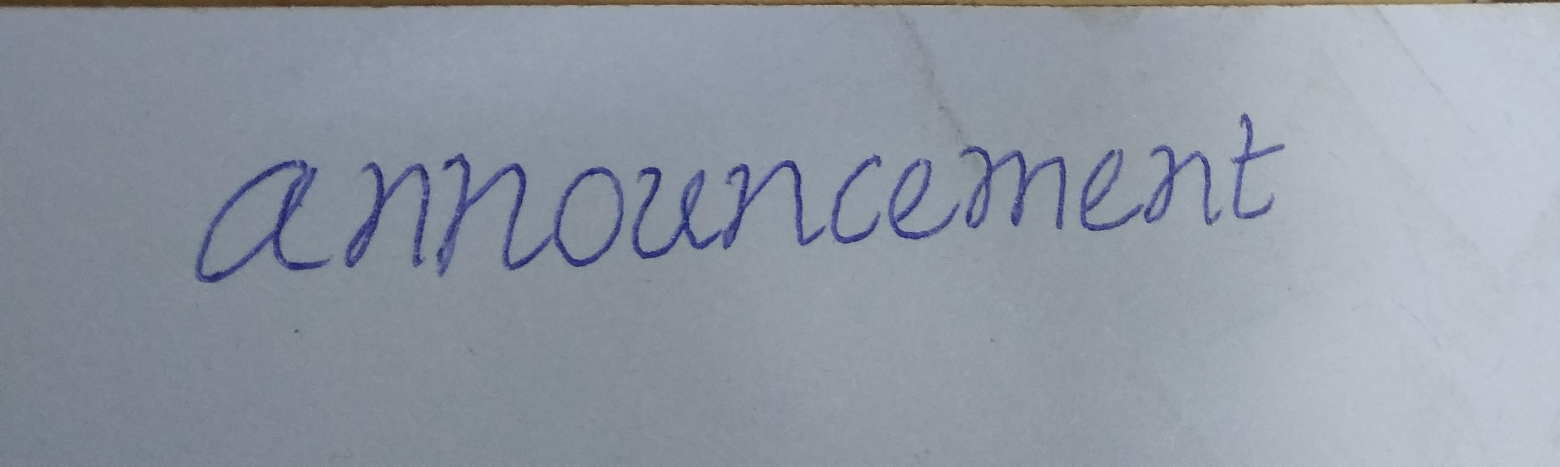
#> input picture input.jpg, 3120 x 933 px, found by its file name (shown at 1/2 size)
$ jupyter execute --allow-errors characterSegmentation-Copy1.ipynb   (older library calls are emulated)
#> lines starting #> are read from the running program, lines starting #| are printed output that depends on the picture; after the words box and inside, x2 and y2 are one past the last pixel; in counts of white or black regions, pixels touching at a corner belong together
[cell 1]
import cv2
import numpy as np
import imutils

[cell 2]
def disp(imag):
    cv2.imshow("image", imag)
    cv2.waitKey(0)
    cv2.destroyAllWindows()

[cell 3]
img_original= cv2.imread(r"C:\Users\vishn\OneDrive\Desktop\input.jpg")
#> img_original is the input picture: shape (933, 3120, 3); mean B, G, R 163.5, 151.8, 145

scale_percent = 20 # percent of original size
width = int(img_original.shape[1] * scale_percent / 100)
#> width = 624
height = int(img_original.shape[0] * scale_percent / 100)
#> height = 186
dim = (width, height)
#> dim = (624, 186)

# resize image
image = cv2.resize(img_original, dim, interpolation = cv2.INTER_AREA)
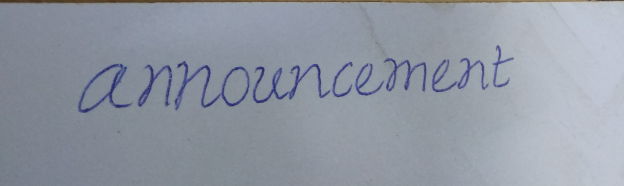
#> image: shape (186, 624, 3); mean B, G, R 163.5, 151.8, 145
#img = cv2.cvtColor(img, cv2.COLOR_BGR2GRAY)
#disp(img)

[cell 4]
#image = cv2.imread(r"C:\Users\vishn\OneDrive\Desktop\input.jpg")
#image = cv2.imread("ImagePreProcessingFinal.jpg")
#disp(image)
gray = cv2.cvtColor(image, cv2.COLOR_BGR2GRAY)
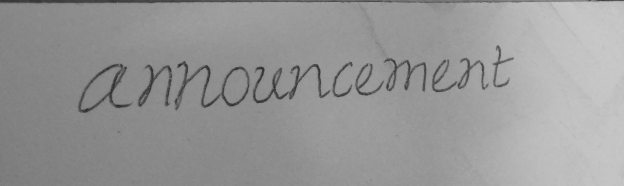
#> gray: shape (186, 624); min 45, max 202, mean 151.2
disp(gray)
#gray = cv2.GaussianBlur(gray, (7, 7), 0)
#disp(gray)
ret,thresh1 = cv2.threshold(gray ,127,255,cv2.THRESH_BINARY_INV)
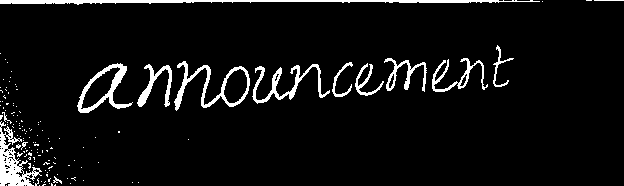
#> thresh1: shape (186, 624); 6.1% white; 137 white regions (122 under 20 px), largest, box (x1, y1, x2, y2) and area: (0, 0, 540, 5) 1409, (0, 121, 42, 186) 1024, (174, 61, 250, 111) 842
disp(thresh1)
dilate = cv2.dilate(thresh1, None, iterations=1)
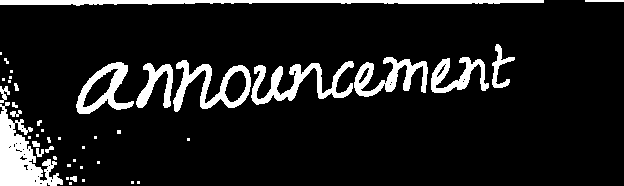
#> dilate: shape (186, 624); 11% white; 44 white regions (25 under 20 px)
disp(dilate)

[cell 5]
cnts = cv2.findContours(thresh1.copy(), cv2.RETR_EXTERNAL,
    cv2.CHAIN_APPROX_SIMPLE)
#> cnts = 137 contours, 126 with area under 20; largest, box (x1, y1, x2, y2) and area: (77, 63, 133, 113) 1281, (174, 61, 250, 111) 1225, (0, 121, 42, 186) 980, (0, 0, 540, 5) 868, (252, 64, 330, 104) 540
cnts = cnts[1] if imutils.is_cv2() else cnts[0]
#> cnts = 137 rows, first 6: [1, -1, -1, -1], [2, 0, -1, -1], [3, 1, -1, -1], [4, 2, -1, -1], [5, 3, -1, -1], [6, 4, -1, -1]
#> (the rest of this cell did not finish here and is left out)
